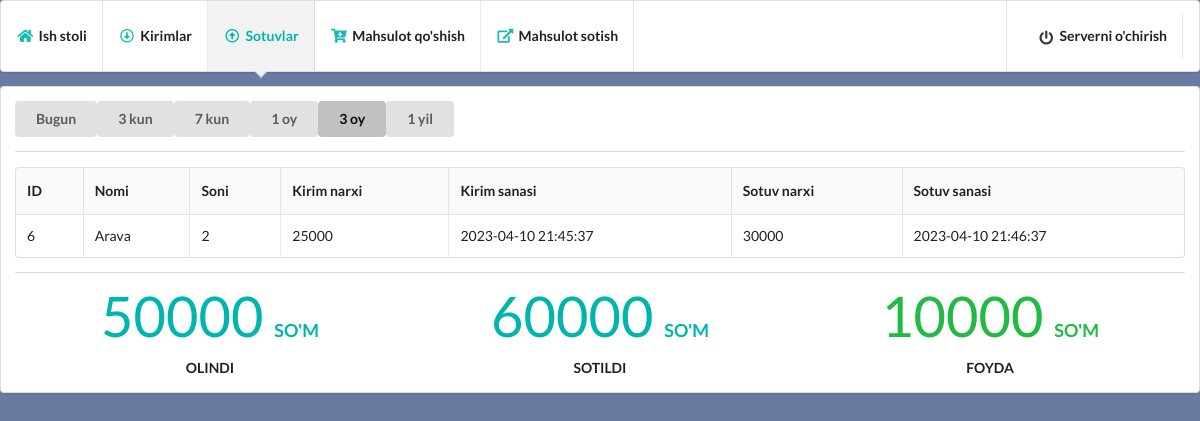
/sales/90, run on the app's committed database.
### modules.py (models this page shows, shortened)
class inheritedClassName(db.Model):
    __abstract__ = True
    def format(self):
        return self.__dict__

@dataclass
class Sales(inheritedClassName):
    id: int
    name: String
    count: int
    in_time: DateTime
    in_price: Integer
    out_time: DateTime
    out_price: Integer
    __tablename__ = "sales"
    id = Column(Integer, primary_key=True)
    name = Column(String, nullable=False)
    count = Column(Integer, default=0)
    in_time = Column(DateTime)
    in_price = Column(Integer)
    out_time = Column(DateTime)
    out_price = Column(Integer)

### main.py (the view)
@app.route('/sales/<int:days>')
def sales(days):
    start = date.today() - timedelta(days=days)
    sales_query = Sales.query.filter(Sales.out_time>start).all()
    sales = [sale.format() for sale in sales_query]
    in_total = 0
    out_total = 0
    for item in sales_query:
        in_total += (item.in_price * item.count)
        out_total += (item.out_price * item.count)
    benefit = out_total - in_total
    return render_template('sales.html', days=str(days), sales=sales, in_total=in_total, out_total=out_total, benefit=benefit)

### templates/sales.html (shortened to what this page needs)
<!DOCTYPE html>
<html lang="en">
<head>
    <link rel="stylesheet" href="{{ url_for('static', filename='semantic-ui/semantic.min.css') }}">
</head>
<body style="background-color: #6B7AA1;">
  <div class="ui pointing menu teal">
    <a href="/dashboard" class="item">
        <i class="home icon teal"></i>
        <b>Ish stoli</b>
    </a>
    <a href="/imports/1" class="item">
        <i class="arrow alternate circle down outline icon teal"></i>
        <b>Kirimlar</b>
    </a>
    <a href="/sales/1" class="active item">
        <i class="arrow alternate circle up outline icon teal"></i>
        <b>Sotuvlar</b>
    </a>
    <a href="/add_item" class="item">
        <i class="cart arrow down icon teal"></i>
        <b>Mahsulot qo'shish</b>
    </a>
    <a href="/items" class="item">
        <i class="external alternate icon teal"></i>
        <b>Mahsulot sotish</b>
    </a>
    <div class="right menu">
      <div class="item">
          <a href="/stop" class="item">
              <i class="power off icon"></i>
              <b>Serverni o'chirish</b>
          </a>
      </div>
  </div>
  </div>
  <div class="ui segment">
    <div class="ui buttons">
      <a href="/sales/1"><button class="ui button {% if days == '1' %} {{ 'active' }} {% endif %}">Bugun</button></a>
      <a href="/sales/3"><button class="ui button {% if days == '3' %} {{ 'active' }} {% endif %}">3 kun</button></a>
      <a href="/sales/7"><button class="ui button {% if days == '7' %} {{ 'active' }} {% endif %}">7 kun</button></a>
      <a href="/sales/30"><button class="ui button {% if days == '30' %} {{ 'active' }} {% endif %}">1 oy</button></a>
      <a href="/sales/90"><button class="ui button {% if days == '90' %} {{ 'active' }} {% endif %}">3 oy</button></a>
      <a href="/sales/365"><button class="ui button {% if days == '365' %} {{ 'active' }} {% endif %}">1 yil</button></a>
    </div>
    <div class="ui divider"></div>
    <table class="ui celled table">
      <thead>
        <tr><th>ID</th>
        <th>Nomi</th>
        <th>Soni</th>
        <th>Kirim narxi</th>
        <th>Kirim sanasi</th>
        <th>Sotuv narxi</th>
        <th>Sotuv sanasi</th>
      </tr></thead>
      <tbody>
        {% if sales %}
        {% for sale in sales %}
        <tr>
          <td data-label="id">{{sale.id}}</td>
          <td data-label="name">{{sale.name}}</td>
          <td data-label="count">{{sale.count}}</td>
          <td data-label="in_price">{{sale.in_price}}</td>
          <td data-label="in_time">{{sale.in_time}}</td>
          <td data-label="out_price">{{sale.out_price}}</td>
          <td data-label="out_time">{{sale.out_time}}</td>
        </tr>
        {% endfor %}
        {% endif %}
      </tbody>
    </table>
    <div class="ui divider"></div>
    <div class="ui three statistics">
      <div class="statistic teal">
        <div class="value">
          {{ in_total }} <span style="font-size: large; font-weight: bold;">so'm</span>
        </div>
        <div class="label">
          Olindi
        </div>
      </div>
      <div class="statistic teal">
        <div class="value">
          {{ out_total }} <span style="font-size: large; font-weight: bold;">so'm</span>
        </div>
        <div class="label">
          Sotildi
        </div>
      </div>
      <div class="statistic {% if benefit < 0 %} {{ 'red' }} {% else %} {{ 'green' }} {% endif %}">
        <div class="value">
          {{ benefit }} <span style="font-size: large; font-weight: bold;">so'm</span>
        </div>
        <div class="label">
          Foyda
        </div>
      </div>
    </div>
  </div>
</body>
</html>

### data on the page
Sales: id "6", name "Arava", count "2", in_price "25000", in_time "2023-04-10 21:45:37", out_price "30000", out_time "2023-04-10 21:46:37"

### other printed values
{{ in_total }} "50000"
{{ out_total }} "60000"
{{ benefit }} "10000"
